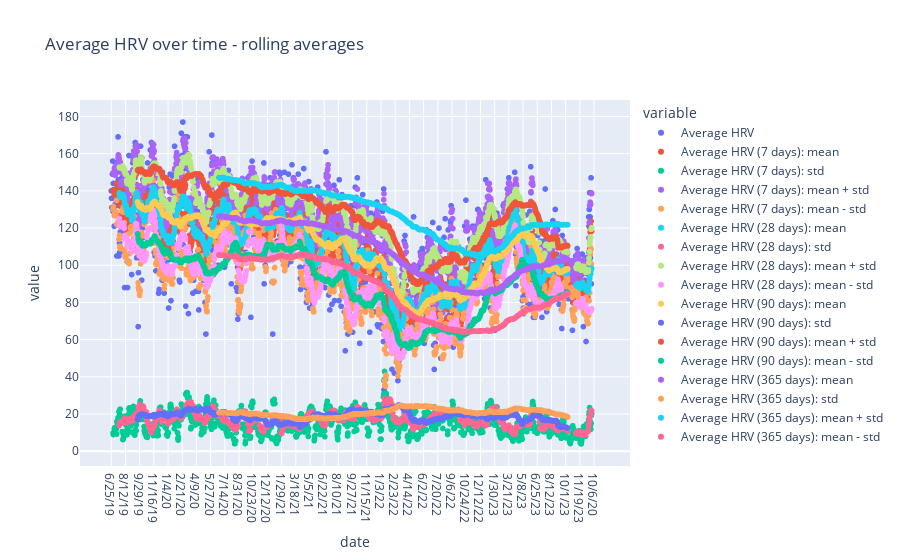

This figure's notebook cell:
### Code cell
# plot the rolling averages
rolling_plot_data = pd.concat([hrv_data, hrv_data_7_days, hrv_data_28_days, hrv_data_90_days, hrv_data_365_days], axis=1)
px.scatter(rolling_plot_data, title="Average HRV over time - rolling averages")

### Figure 1 — Plotly figure (JSON) as saved in the notebook; plotly's stock layout.template omitted (floating-point values rounded to 4 significant figures; data arrays with more than 128 entries replaced by an {"elided": "..."} marker saying what was removed)
{"data": [{"hovertemplate": "variable=Average HRV<br>date=%{x}<br>value=%{y}<extra></extra>", "legendgroup": "Average HRV", "marker": {"color": "#636efa", "symbol": "circle"}, "mode": "markers", "name": "Average HRV", "showlegend": true, "type": "scattergl", "x": {"elided": "1649 str values"}, "xaxis": "x", "y": {"elided": "1649 int values"}, "yaxis": "y"}, {"hovertemplate": "variable=Average HRV (7 days): mean<br>date=%{x}<br>value=%{y}<extra></extra>", "legendgroup": "Average HRV (7 days): mean", "marker": {"color": "#EF553B", "symbol": "circle"}, "mode": "markers", "name": "Average HRV (7 days): mean", "showlegend": true, "type": "scattergl", "x": {"elided": "1649 str values"}, "xaxis": "x", "y": {"elided": "1649 float values"}, "yaxis": "y"}, {"hovertemplate": "variable=Average HRV (7 days): std<br>date=%{x}<br>value=%{y}<extra></extra>", "legendgroup": "Average HRV (7 days): std", "marker": {"color": "#00cc96", "symbol": "circle"}, "mode": "markers", "name": "Average HRV (7 days): std", "showlegend": true, "type": "scattergl", "x": {"elided": "1649 str values"}, "xaxis": "x", "y": {"elided": "1649 float values"}, "yaxis": "y"}, {"hovertemplate": "variable=Average HRV (7 days): mean + std<br>date=%{x}<br>value=%{y}<extra></extra>", "legendgroup": "Average HRV (7 days): mean + std", "marker": {"color": "#ab63fa", "symbol": "circle"}, "mode": "markers", "name": "Average HRV (7 days): mean + std", "showlegend": true, "type": "scattergl", "x": {"elided": "1649 str values"}, "xaxis": "x", "y": {"elided": "1649 float values"}, "yaxis": "y"}, {"hovertemplate": "variable=Average HRV (7 days): mean - std<br>date=%{x}<br>value=%{y}<extra></extra>", "legendgroup": "Average HRV (7 days): mean - std", "marker": {"color": "#FFA15A", "symbol": "circle"}, "mode": "markers", "name": "Average HRV (7 days): mean - std", "showlegend": true, "type": "scattergl", "x": {"elided": "1649 str values"}, "xaxis": "x", "y": {"elided": "1649 float values"}, "yaxis": "y"}, {"hovertemplate": "variable=Average HRV (28 days): mean<br>date=%{x}<br>value=%{y}<extra></extra>", "legendgroup": "Average HRV (28 days): mean", "marker": {"color": "#19d3f3", "symbol": "circle"}, "mode": "markers", "name": "Average HRV (28 days): mean", "showlegend": true, "type": "scattergl", "x": {"elided": "1649 str values"}, "xaxis": "x", "y": {"elided": "1649 float values"}, "yaxis": "y"}, {"hovertemplate": "variable=Average HRV (28 days): std<br>date=%{x}<br>value=%{y}<extra></extra>", "legendgroup": "Average HRV (28 days): std", "marker": {"color": "#FF6692", "symbol": "circle"}, "mode": "markers", "name": "Average HRV (28 days): std", "showlegend": true, "type": "scattergl", "x": {"elided": "1649 str values"}, "xaxis": "x", "y": {"elided": "1649 float values"}, "yaxis": "y"}, {"hovertemplate": "variable=Average HRV (28 days): mean + std<br>date=%{x}<br>value=%{y}<extra></extra>", "legendgroup": "Average HRV (28 days): mean + std", "marker": {"color": "#B6E880", "symbol": "circle"}, "mode": "markers", "name": "Average HRV (28 days): mean + std", "showlegend": true, "type": "scattergl", "x": {"elided": "1649 str values"}, "xaxis": "x", "y": {"elided": "1649 float values"}, "yaxis": "y"}, {"hovertemplate": "variable=Average HRV (28 days): mean - std<br>date=%{x}<br>value=%{y}<extra></extra>", "legendgroup": "Average HRV (28 days): mean - std", "marker": {"color": "#FF97FF", "symbol": "circle"}, "mode": "markers", "name": "Average HRV (28 days): mean - std", "showlegend": true, "type": "scattergl", "x": {"elided": "1649 str values"}, "xaxis": "x", "y": {"elided": "1649 float values"}, "yaxis": "y"}, {"hovertemplate": "variable=Average HRV (90 days): mean<br>date=%{x}<br>value=%{y}<extra></extra>", "legendgroup": "Average HRV (90 days): mean", "marker": {"color": "#FECB52", "symbol": "circle"}, "mode": "markers", "name": "Average HRV (90 days): mean", "showlegend": true, "type": "scattergl", "x": {"elided": "1649 str values"}, "xaxis": "x", "y": {"elided": "1649 float values"}, "yaxis": "y"}, {"hovertemplate": "variable=Average HRV (90 days): std<br>date=%{x}<br>value=%{y}<extra></extra>", "legendgroup": "Average HRV (90 days): std", "marker": {"color": "#636efa", "symbol": "circle"}, "mode": "markers", "name": "Average HRV (90 days): std", "showlegend": true, "type": "scattergl", "x": {"elided": "1649 str values"}, "xaxis": "x", "y": {"elided": "1649 float values"}, "yaxis": "y"}, {"hovertemplate": "variable=Average HRV (90 days): mean + std<br>date=%{x}<br>value=%{y}<extra></extra>", "legendgroup": "Average HRV (90 days): mean + std", "marker": {"color": "#EF553B", "symbol": "circle"}, "mode": "markers", "name": "Average HRV (90 days): mean + std", "showlegend": true, "type": "scattergl", "x": {"elided": "1649 str values"}, "xaxis": "x", "y": {"elided": "1649 float values"}, "yaxis": "y"}, {"hovertemplate": "variable=Average HRV (90 days): mean - std<br>date=%{x}<br>value=%{y}<extra></extra>", "legendgroup": "Average HRV (90 days): mean - std", "marker": {"color": "#00cc96", "symbol": "circle"}, "mode": "markers", "name": "Average HRV (90 days): mean - std", "showlegend": true, "type": "scattergl", "x": {"elided": "1649 str values"}, "xaxis": "x", "y": {"elided": "1649 float values"}, "yaxis": "y"}, {"hovertemplate": "variable=Average HRV (365 days): mean<br>date=%{x}<br>value=%{y}<extra></extra>", "legendgroup": "Average HRV (365 days): mean", "marker": {"color": "#ab63fa", "symbol": "circle"}, "mode": "markers", "name": "Average HRV (365 days): mean", "showlegend": true, "type": "scattergl", "x": {"elided": "1649 str values"}, "xaxis": "x", "y": {"elided": "1649 float values"}, "yaxis": "y"}, {"hovertemplate": "variable=Average HRV (365 days): std<br>date=%{x}<br>value=%{y}<extra></extra>", "legendgroup": "Average HRV (365 days): std", "marker": {"color": "#FFA15A", "symbol": "circle"}, "mode": "markers", "name": "Average HRV (365 days): std", "showlegend": true, "type": "scattergl", "x": {"elided": "1649 str values"}, "xaxis": "x", "y": {"elided": "1649 float values"}, "yaxis": "y"}, {"hovertemplate": "variable=Average HRV (365 days): mean + std<br>date=%{x}<br>value=%{y}<extra></extra>", "legendgroup": "Average HRV (365 days): mean + std", "marker": {"color": "#19d3f3", "symbol": "circle"}, "mode": "markers", "name": "Average HRV (365 days): mean + std", "showlegend": true, "type": "scattergl", "x": {"elided": "1649 str values"}, "xaxis": "x", "y": {"elided": "1649 float values"}, "yaxis": "y"}, {"hovertemplate": "variable=Average HRV (365 days): mean - std<br>date=%{x}<br>value=%{y}<extra></extra>", "legendgroup": "Average HRV (365 days): mean - std", "marker": {"color": "#FF6692", "symbol": "circle"}, "mode": "markers", "name": "Average HRV (365 days): mean - std", "showlegend": true, "type": "scattergl", "x": {"elided": "1649 str values"}, "xaxis": "x", "y": {"elided": "1649 float values"}, "yaxis": "y"}], "layout": {"legend": {"title": {"text": "variable"}, "tracegroupgap": 0}, "title": {"text": "Average HRV over time - rolling averages"}, "xaxis": {"anchor": "y", "domain": [0, 1], "title": {"text": "date"}}, "yaxis": {"anchor": "x", "domain": [0, 1], "title": {"text": "value"}}}}
